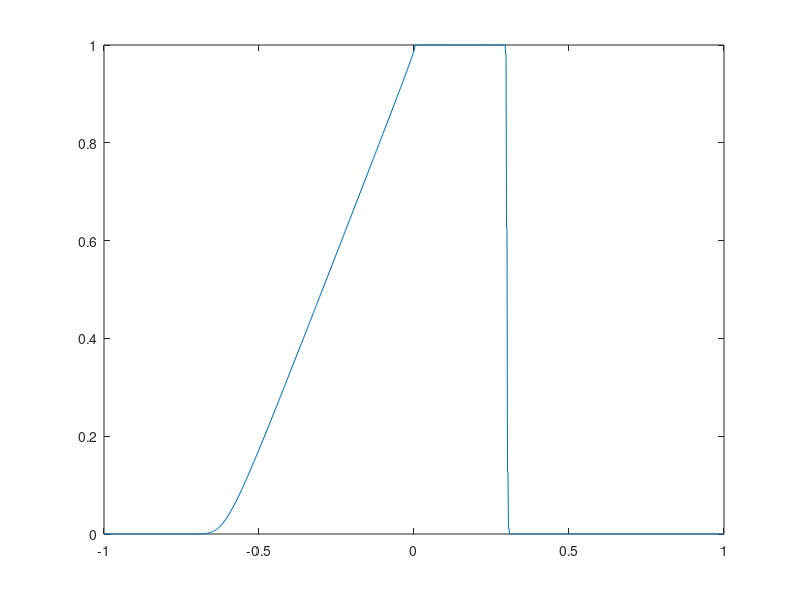

Source code (MATLAB):
% Burger's equation
% Lax-Friedrichs Method
% Yang Liu
%  dy/dt + d(y^2/2)/dx = 0
%
%     0 < t < T = 0.6,  ?1 < x < 1
%     u(x, 0) =   1  if -0.6 < x < 0
%                 0   otherwise
%     u(-1,t) = 0
%     u(1, t) = 0;

clear all
close all

h = 1/640;
x = -1:h:1;
nx = length(x);
u = zeros(nx ,1);

t0 = 0;
tf = 0.6;
nu = 1;
dt = nu*h;
nt = (tf-t0)/dt+1;

for i = 1:nx
    xx = -1+(i-1)*h;
    if xx > -0.6 && xx < 0
        u(i) = 1;
    else
        u(i) = 0;
    end
end

plot(x, u, 'r');
pause
legend('Initial condition', 'Solution at t = 0.6');
xlabel('x');ylabel('u');title('Burger''s equation');

for i = 1:nt
    for j = 2:nx-1
        
        unew(j) = (u(j+1)+u(j-1))/2 - dt/h/4*(u(j+1)*u(j+1)-u(j-1)*u(j-1));
    end
    
    u = unew;
    u(1) = 0;
    u(nx) = 0;
    plot(x, u);
    t = (i-1)*dt;
    fprintf('at t = %d\n', t);
    pause
end
